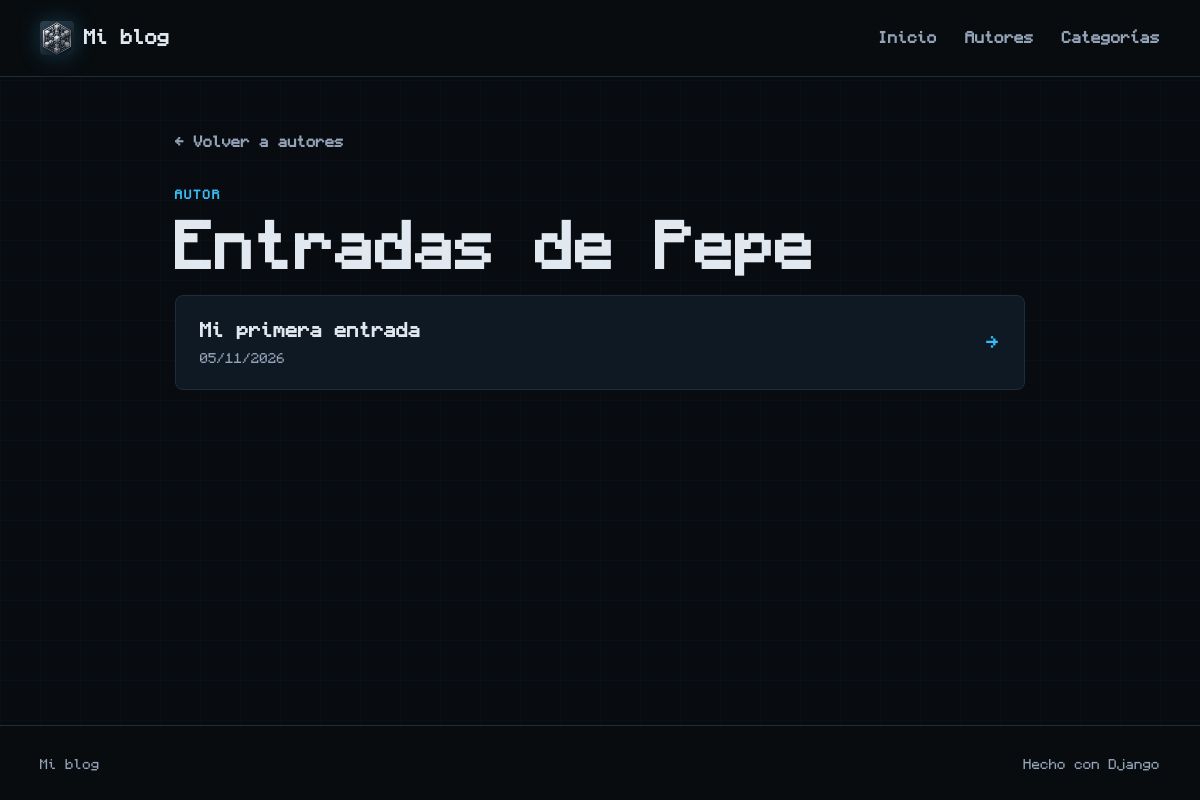
The app's page /autor/2, older data.
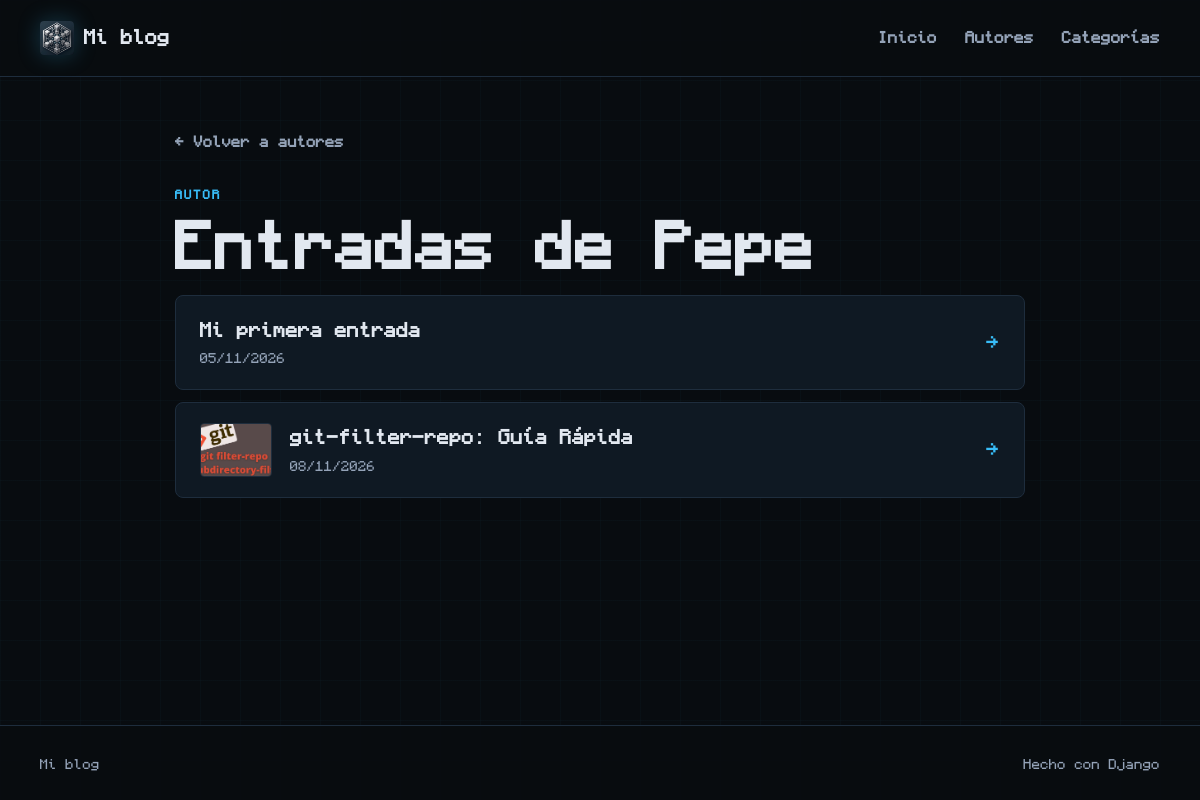
The same page, newer data.
### blog/models.py (models this page shows, shortened)
class Post(models.Model):
    titulo = models.CharField(max_length=200) # En CharField es obligatoria la longitud máxima. Equivale al varchar
    autor = models.ForeignKey(
        Autor,
        on_delete=models.CASCADE, # Si se borra un autor, se borran todos sus posts
        related_name="posts",    # Related_name es el nombre que se le da a la relación inversa, es decir, desde un autor se puede acceder a sus posts con autor.posts.all()
    )
    categoria = models.ForeignKey(
        Categoria,
        on_delete=models.CASCADE,
        related_name="posts",
        null=True,
        blank=True,
    )
    imagen = models.ImageField(
        upload_to='posts/',
        null=True,
        blank=True,
    )
    imagen_url = models.URLField(
        max_length=500,
        null=True,
        blank=True,
    )
    cuerpo = models.TextField()
    fecha_publicacion = models.DateTimeField()

### blog/views.py (the view)
# urls.py: path('autor/<int:pk>', views.entradas_autor, name='entradas_autor'),
def entradas_autor(request, pk):
    autor = Autor.objects.get(pk=pk)
    posts = Post.objects.filter(autor=autor)
    contexto = {
        'posts': posts,
        'autor': autor,
    }
    return render(request, 'blog/entradas_autor.html', contexto)

### blog/models.py (called while the page is built)
    def __str__(self):
        return self.nombre

### blog/templates/blog/entradas_autor.html (shortened to what this page needs)
{% extends 'blog/base.html' %}
{% block contenido %}
<section class="listing-page">
    <a class="back-link" href="{% url 'autores' %}">← Volver a autores</a>
    <p class="eyebrow">Autor</p>
    <h1>Entradas de {{ autor }}</h1>
    <div class="post-list">
        {% for post in posts %}
            <a class="post-list-item" href="{% url 'detalle_post' pk=post.pk %}">
                {% if post.imagen %}
                    <img class="post-list-image" src="{{ post.imagen.url }}" alt="{{ post.titulo }}">
                {% elif post.imagen_url %}
                    <img class="post-list-image" src="{{ post.imagen_url }}" alt="{{ post.titulo }}">
                {% endif %}
                <span>
                    <strong>{{ post.titulo }}</strong>
                    <small>{{ post.fecha_publicacion|date:"d/m/Y" }}</small>
                </span>
                <span class="arrow" aria-hidden="true">→</span>
            </a>
        {% empty %}
            <div class="empty-state">
                <span class="empty-icon">✦</span>
                <h3>Este autor no tiene entradas</h3>
                <p>Cuando publique algo, aparecerá aquí.</p>
            </div>
        {% endfor %}
    </div>
</section>
{% endblock %}

Row changes from the older to the newer data that the page shows:
added Post: imagen (placeholder picture), titulo "git-filter-repo: Guía Rápida", fecha_publicacion "08/11/2026"
